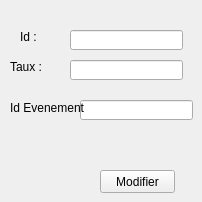
      <widget class="QWidget" name="tab_8">
       <attribute name="title">
        <string>Modifier</string>
       </attribute>
       <widget class="QPushButton" name="Modifier">
        <property name="geometry">
         <rect>
          <x>100</x>
          <y>170</y>
          <width>75</width>
          <height>23</height>
         </rect>
        </property>
        <property name="text">
         <string>Modifier</string>
        </property>
       </widget>
       <widget class="QLabel" name="label_6">
        <property name="geometry">
         <rect>
          <x>20</x>
          <y>30</y>
          <width>47</width>
          <height>13</height>
         </rect>
        </property>
        <property name="text">
         <string>Id : </string>
        </property>
       </widget>
       <widget class="QLineEdit" name="id_l">
        <property name="geometry">
         <rect>
          <x>70</x>
          <y>30</y>
          <width>113</width>
          <height>20</height>
         </rect>
        </property>
       </widget>
       <widget class="QLineEdit" name="taux_l">
        <property name="geometry">
         <rect>
          <x>70</x>
          <y>60</y>
          <width>113</width>
          <height>20</height>
         </rect>
        </property>
       </widget>
       <widget class="QLineEdit" name="ide_l">
        <property name="geometry">
         <rect>
          <x>80</x>
          <y>100</y>
          <width>113</width>
          <height>20</height>
         </rect>
        </property>
       </widget>
       <widget class="QLabel" name="label_7">
        <property name="geometry">
         <rect>
          <x>10</x>
          <y>60</y>
          <width>47</width>
          <height>13</height>
         </rect>
        </property>
        <property name="text">
         <string>Taux :</string>
        </property>
       </widget>
       <widget class="QLabel" name="label_8">
        <property name="geometry">
         <rect>
          <x>10</x>
          <y>100</y>
          <width>81</width>
          <height>16</height>
         </rect>
        </property>
        <property name="text">
         <string>Id Evenement</string>
        </property>
       </widget>
      </widget>
